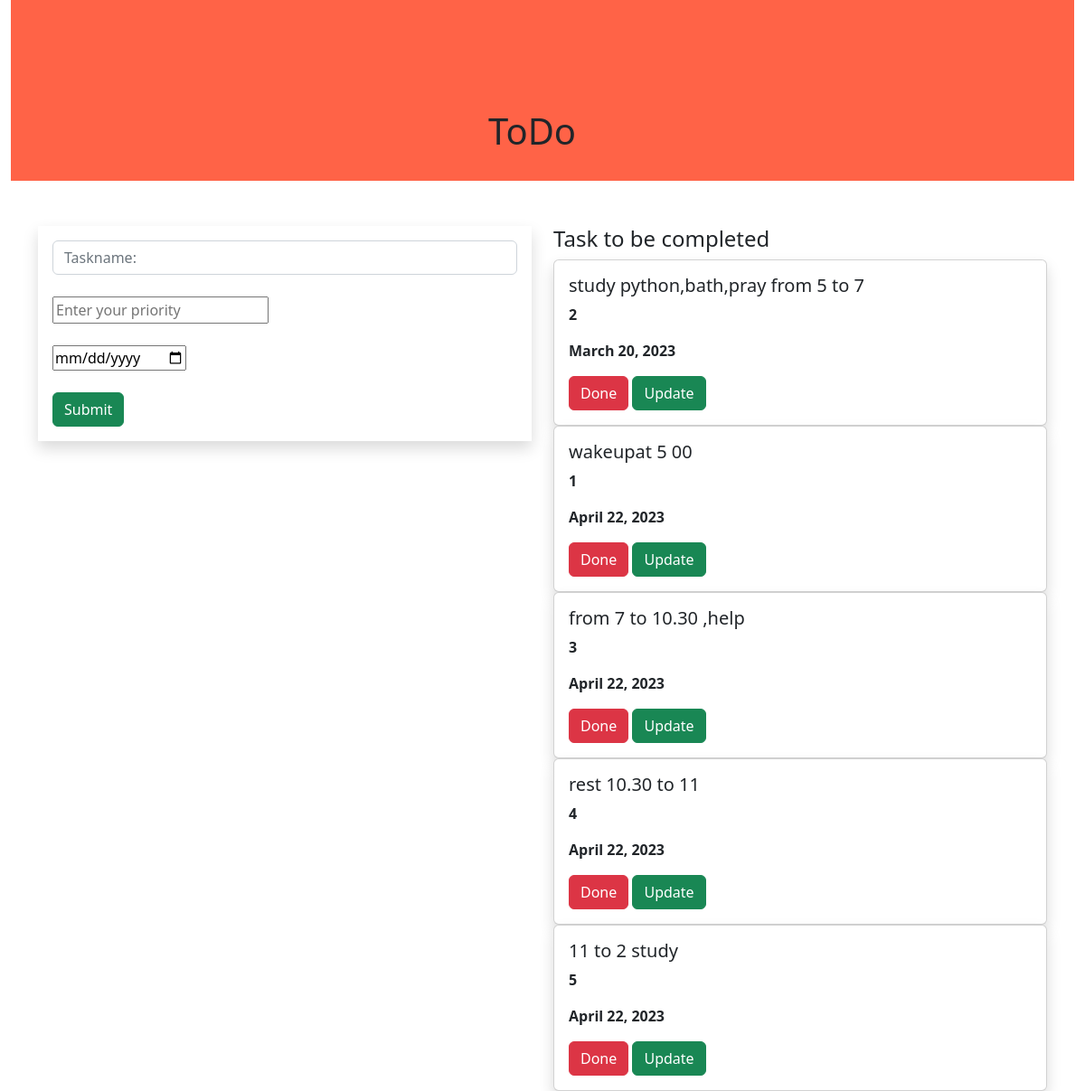
The page / on the database its author committed.
### todoapp/models.py (models this page shows, shortened)
class Task(models.Model):
    name=models.CharField(max_length=250)
    priority=models.IntegerField()
    date=models.DateField()

### todoapp/views.py (the view)
# urls.py: path('',views.add,name='add'),
def add(request):
    task1 = Task.objects.all()
    if request.method == "POST":
        name=request.POST.get('name','')
        priority=request.POST.get('priority','')
        date=request.POST.get('date','')
        task=Task(name=name,priority=priority,date=date)
        task.save()
    return render(request,'home.html',{'task1':task1})

### templates/home.html (shortened to what this page needs)
{% extends 'base.html' %}
{% block content %}
<div class="container-fluid">
    <div class="row">
        <div class="col-md-12">
            <div class="banner">
                <div class="banner-text">
                    <h1>ToDo</h1>
                </div>
            </div>
        </div>
    </div>
</div>
<div class="container">
    <div class="row">
        <div class="col-md-6">
            <form method="POST" class="p-3 shadow">
                <div class="form-group">
                    <input type="text" class="form-control" name="name" placeholder="Taskname:"><br>
                </div>
                <div class="form-group">
                     <input type="text" name="priority" placeholder="Enter your priority"><br>
                </div><br>
                <div class="form-group">
                     <input type="date" name="date" placeholder="Enter your date"><br>
                </div>
                <br>
                  <input type="submit" class="btn btn-success"><br>
            </form>
        </div>
        <div class="col-md-6">
            <h4>Task to be completed</h4>
            {% for i in task1 %}
            <div class="shadow card">
                <div class="card-body">
                    <h5 class="card-title">{{i.name}}</h5>
                    <p><b> {{i.priority}}</b></p>
                    <p><b> {{i.date}}</b></p>
                    <a class="btn btn-danger" href="{% url 'delete' i.id %} ">Done</a>
                    <a class="btn btn-success" href="{% url 'update' i.id %} ">Update</a>
                </div>
            </div>
            {% endfor %}
                    </div>
    </div>
</div>
{% endblock %}

### templates/base.html (shortened to what this page needs)
{% load static %}
<!DOCTYPE html>
<html lang="en">
<head>
    <link rel="stylesheet" href="https://cdn.jsdelivr.net/npm/bootstrap@5.2.3/dist/css/bootstrap.min.css">
    <link rel="stylesheet" href="{% static 'style1.css' %}">
</head>
<body>
{% block content %}
{% endblock %}
</body>
</html>

### static/style1.css (style rules this page uses)
.banner { background-color:tomato; width:100%; height:200px; margin-bottom:50px; }
.banner-text { top:10%; left:45%; position:absolute; transform:transform; }

### rows shown on the page
Task: name "study python,bath,pray from 5 to 7", priority "2", date "March 20, 2023"
Task: name "wakeupat 5 00", priority "1", date "April 22, 2023"
Task: name "from 7 to 10.30 ,help", priority "3", date "April 22, 2023"
Task: name "rest 10.30 to 11", priority "4", date "April 22, 2023"
Task: name "11 to 2 study", priority "5", date "April 22, 2023"
